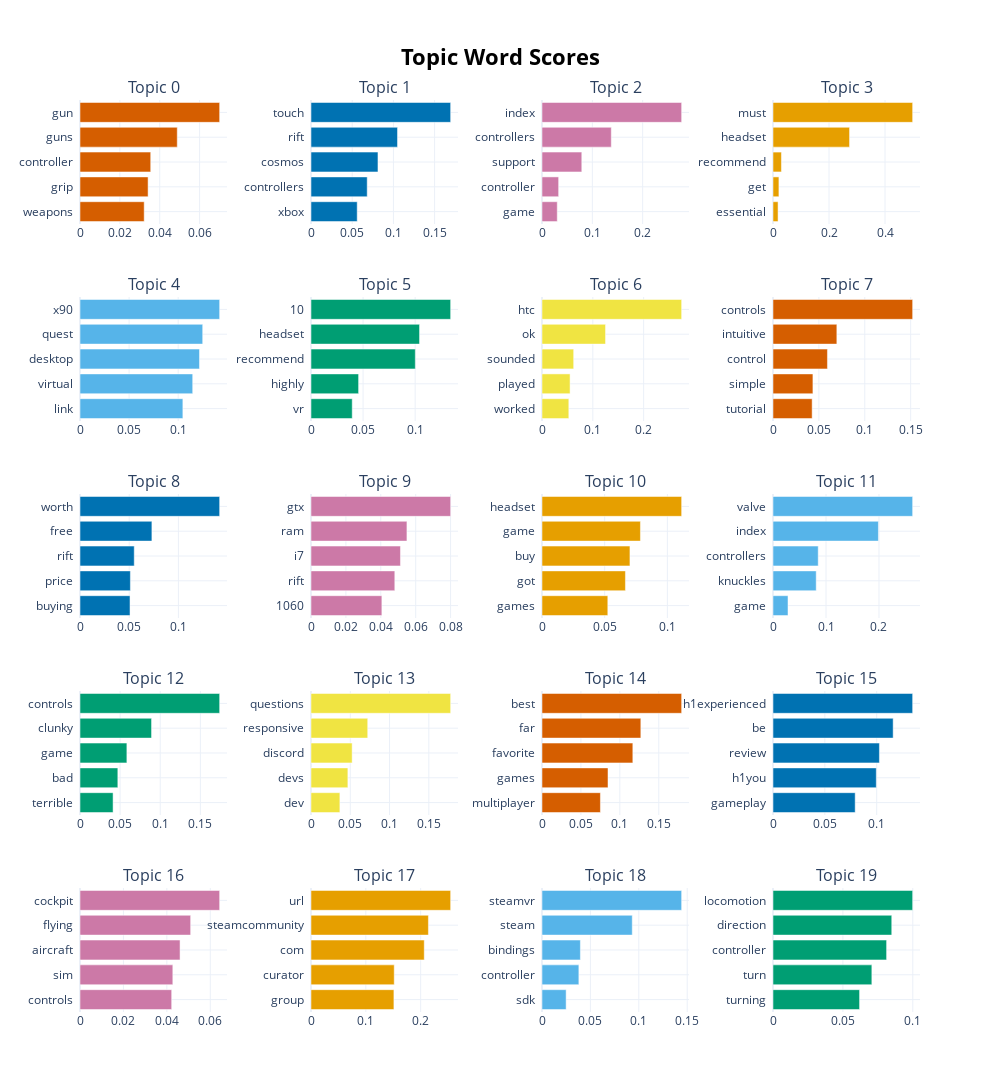

Write notebook code for a chart like this one.
### Code cell
model.visualize_barchart(top_n_topics=num_topics)

### Figure 1 — Plotly figure (JSON) as saved in the notebook; plotly's stock layout.template omitted (floating-point values rounded to 4 significant figures)
{"data": [{"marker": {"color": "#D55E00"}, "orientation": "h", "type": "bar", "x": [0.03221, 0.03416, 0.03547, 0.04879, 0.07005], "xaxis": "x", "y": ["weapons  ", "grip  ", "controller  ", "guns  ", "gun  "], "yaxis": "y"}, {"marker": {"color": "#0072B2"}, "orientation": "h", "type": "bar", "x": [0.05607, 0.0682, 0.08126, 0.105, 0.1694], "xaxis": "x2", "y": ["xbox  ", "controllers  ", "cosmos  ", "rift  ", "touch  "], "yaxis": "y2"}, {"marker": {"color": "#CC79A7"}, "orientation": "h", "type": "bar", "x": [0.03032, 0.03306, 0.07905, 0.1377, 0.2775], "xaxis": "x3", "y": ["game  ", "controller  ", "support  ", "controllers  ", "index  "], "yaxis": "y3"}, {"marker": {"color": "#E69F00"}, "orientation": "h", "type": "bar", "x": [0.01805, 0.02112, 0.0301, 0.2734, 0.4987], "xaxis": "x4", "y": ["essential  ", "get  ", "recommend  ", "headset  ", "must  "], "yaxis": "y4"}, {"marker": {"color": "#56B4E9"}, "orientation": "h", "type": "bar", "x": [0.1048, 0.1148, 0.1217, 0.125, 0.1422], "xaxis": "x5", "y": ["link  ", "virtual  ", "desktop  ", "quest  ", "x90  "], "yaxis": "y5"}, {"marker": {"color": "#009E73"}, "orientation": "h", "type": "bar", "x": [0.0396, 0.04571, 0.1002, 0.1042, 0.1341], "xaxis": "x6", "y": ["vr  ", "highly  ", "recommend  ", "headset  ", "10  "], "yaxis": "y6"}, {"marker": {"color": "#F0E442"}, "orientation": "h", "type": "bar", "x": [0.05278, 0.05524, 0.06234, 0.125, 0.2748], "xaxis": "x7", "y": ["worked  ", "played  ", "sounded  ", "ok  ", "htc  "], "yaxis": "y7"}, {"marker": {"color": "#D55E00"}, "orientation": "h", "type": "bar", "x": [0.04266, 0.0435, 0.05933, 0.06957, 0.1522], "xaxis": "x8", "y": ["tutorial  ", "simple  ", "control  ", "intuitive  ", "controls  "], "yaxis": "y8"}, {"marker": {"color": "#0072B2"}, "orientation": "h", "type": "bar", "x": [0.05084, 0.05121, 0.05513, 0.07308, 0.1419], "xaxis": "x9", "y": ["buying  ", "price  ", "rift  ", "free  ", "worth  "], "yaxis": "y9"}, {"marker": {"color": "#CC79A7"}, "orientation": "h", "type": "bar", "x": [0.04062, 0.04803, 0.05127, 0.05498, 0.08004], "xaxis": "x10", "y": ["1060  ", "rift  ", "i7  ", "ram  ", "gtx  "], "yaxis": "y10"}, {"marker": {"color": "#E69F00"}, "orientation": "h", "type": "bar", "x": [0.0525, 0.06656, 0.07015, 0.07852, 0.1114], "xaxis": "x11", "y": ["games  ", "got  ", "buy  ", "game  ", "headset  "], "yaxis": "y11"}, {"marker": {"color": "#56B4E9"}, "orientation": "h", "type": "bar", "x": [0.0283, 0.08153, 0.08533, 0.1989, 0.2635], "xaxis": "x12", "y": ["game  ", "knuckles  ", "controllers  ", "index  ", "valve  "], "yaxis": "y12"}, {"marker": {"color": "#009E73"}, "orientation": "h", "type": "bar", "x": [0.04122, 0.04715, 0.05843, 0.08917, 0.174], "xaxis": "x13", "y": ["terrible  ", "bad  ", "game  ", "clunky  ", "controls  "], "yaxis": "y13"}, {"marker": {"color": "#F0E442"}, "orientation": "h", "type": "bar", "x": [0.03678, 0.04694, 0.05238, 0.07221, 0.1778], "xaxis": "x14", "y": ["dev  ", "devs  ", "discord  ", "responsive  ", "questions  "], "yaxis": "y14"}, {"marker": {"color": "#D55E00"}, "orientation": "h", "type": "bar", "x": [0.07504, 0.08478, 0.1167, 0.127, 0.1794], "xaxis": "x15", "y": ["multiplayer  ", "games  ", "favorite  ", "far  ", "best  "], "yaxis": "y15"}, {"marker": {"color": "#0072B2"}, "orientation": "h", "type": "bar", "x": [0.07925, 0.09961, 0.1026, 0.1159, 0.1347], "xaxis": "x16", "y": ["gameplay  ", "h1you  ", "review  ", "be  ", "h1experienced  "], "yaxis": "y16"}, {"marker": {"color": "#CC79A7"}, "orientation": "h", "type": "bar", "x": [0.04222, 0.04275, 0.04608, 0.05096, 0.06432], "xaxis": "x17", "y": ["controls  ", "sim  ", "aircraft  ", "flying  ", "cockpit  "], "yaxis": "y17"}, {"marker": {"color": "#E69F00"}, "orientation": "h", "type": "bar", "x": [0.1512, 0.1518, 0.2065, 0.2141, 0.2547], "xaxis": "x18", "y": ["group  ", "curator  ", "com  ", "steamcommunity  ", "url  "], "yaxis": "y18"}, {"marker": {"color": "#56B4E9"}, "orientation": "h", "type": "bar", "x": [0.02493, 0.03808, 0.03965, 0.09324, 0.1443], "xaxis": "x19", "y": ["sdk  ", "controller  ", "bindings  ", "steam  ", "steamvr  "], "yaxis": "y19"}, {"marker": {"color": "#009E73"}, "orientation": "h", "type": "bar", "x": [0.06192, 0.0707, 0.08125, 0.08494, 0.09988], "xaxis": "x20", "y": ["turning  ", "turn  ", "controller  ", "direction  ", "locomotion  "], "yaxis": "y20"}], "layout": {"annotations": [{"font": {"size": 16}, "showarrow": false, "text": "Topic 0", "x": 0.0875, "xanchor": "center", "xref": "paper", "y": 1.0, "yanchor": "bottom", "yref": "paper"}, {"font": {"size": 16}, "showarrow": false, "text": "Topic 1", "x": 0.3625, "xanchor": "center", "xref": "paper", "y": 1.0, "yanchor": "bottom", "yref": "paper"}, {"font": {"size": 16}, "showarrow": false, "text": "Topic 2", "x": 0.6375, "xanchor": "center", "xref": "paper", "y": 1.0, "yanchor": "bottom", "yref": "paper"}, {"font": {"size": 16}, "showarrow": false, "text": "Topic 3", "x": 0.9125, "xanchor": "center", "xref": "paper", "y": 1.0, "yanchor": "bottom", "yref": "paper"}, {"font": {"size": 16}, "showarrow": false, "text": "Topic 4", "x": 0.0875, "xanchor": "center", "xref": "paper", "y": 0.784, "yanchor": "bottom", "yref": "paper"}, {"font": {"size": 16}, "showarrow": false, "text": "Topic 5", "x": 0.3625, "xanchor": "center", "xref": "paper", "y": 0.784, "yanchor": "bottom", "yref": "paper"}, {"font": {"size": 16}, "showarrow": false, "text": "Topic 6", "x": 0.6375, "xanchor": "center", "xref": "paper", "y": 0.784, "yanchor": "bottom", "yref": "paper"}, {"font": {"size": 16}, "showarrow": false, "text": "Topic 7", "x": 0.9125, "xanchor": "center", "xref": "paper", "y": 0.784, "yanchor": "bottom", "yref": "paper"}, {"font": {"size": 16}, "showarrow": false, "text": "Topic 8", "x": 0.0875, "xanchor": "center", "xref": "paper", "y": 0.568, "yanchor": "bottom", "yref": "paper"}, {"font": {"size": 16}, "showarrow": false, "text": "Topic 9", "x": 0.3625, "xanchor": "center", "xref": "paper", "y": 0.568, "yanchor": "bottom", "yref": "paper"}, {"font": {"size": 16}, "showarrow": false, "text": "Topic 10", "x": 0.6375, "xanchor": "center", "xref": "paper", "y": 0.568, "yanchor": "bottom", "yref": "paper"}, {"font": {"size": 16}, "showarrow": false, "text": "Topic 11", "x": 0.9125, "xanchor": "center", "xref": "paper", "y": 0.568, "yanchor": "bottom", "yref": "paper"}, {"font": {"size": 16}, "showarrow": false, "text": "Topic 12", "x": 0.0875, "xanchor": "center", "xref": "paper", "y": 0.352, "yanchor": "bottom", "yref": "paper"}, {"font": {"size": 16}, "showarrow": false, "text": "Topic 13", "x": 0.3625, "xanchor": "center", "xref": "paper", "y": 0.352, "yanchor": "bottom", "yref": "paper"}, {"font": {"size": 16}, "showarrow": false, "text": "Topic 14", "x": 0.6375, "xanchor": "center", "xref": "paper", "y": 0.352, "yanchor": "bottom", "yref": "paper"}, {"font": {"size": 16}, "showarrow": false, "text": "Topic 15", "x": 0.9125, "xanchor": "center", "xref": "paper", "y": 0.352, "yanchor": "bottom", "yref": "paper"}, {"font": {"size": 16}, "showarrow": false, "text": "Topic 16", "x": 0.0875, "xanchor": "center", "xref": "paper", "y": 0.136, "yanchor": "bottom", "yref": "paper"}, {"font": {"size": 16}, "showarrow": false, "text": "Topic 17", "x": 0.3625, "xanchor": "center", "xref": "paper", "y": 0.136, "yanchor": "bottom", "yref": "paper"}, {"font": {"size": 16}, "showarrow": false, "text": "Topic 18", "x": 0.6375, "xanchor": "center", "xref": "paper", "y": 0.136, "yanchor": "bottom", "yref": "paper"}, {"font": {"size": 16}, "showarrow": false, "text": "Topic 19", "x": 0.9125, "xanchor": "center", "xref": "paper", "y": 0.136, "yanchor": "bottom", "yref": "paper"}], "height": 1250, "hoverlabel": {"bgcolor": "white", "font": {"family": "Rockwell", "size": 16}}, "showlegend": false, "title": {"font": {"color": "Black", "size": 22}, "text": "<b>Topic Word Scores", "x": 0.5, "xanchor": "center", "yanchor": "top"}, "width": 1000, "xaxis": {"anchor": "y", "autorange": true, "domain": [0, 0.175], "range": [0, 0.07374], "showgrid": true, "type": "linear"}, "xaxis10": {"anchor": "y10", "autorange": true, "domain": [0.275, 0.45], "range": [0, 0.08425], "showgrid": true, "type": "linear"}, "xaxis11": {"anchor": "y11", "autorange": true, "domain": [0.55, 0.725], "range": [0, 0.1173], "showgrid": true, "type": "linear"}, "xaxis12": {"anchor": "y12", "autorange": true, "domain": [0.825, 1], "range": [0, 0.2774], "showgrid": true, "type": "linear"}, "xaxis13": {"anchor": "y13", "autorange": true, "domain": [0, 0.175], "range": [0, 0.1832], "showgrid": true, "type": "linear"}, "xaxis14": {"anchor": "y14", "autorange": true, "domain": [0.275, 0.45], "range": [0, 0.1871], "showgrid": true, "type": "linear"}, "xaxis15": {"anchor": "y15", "autorange": true, "domain": [0.55, 0.725], "range": [0, 0.1888], "showgrid": true, "type": "linear"}, "xaxis16": {"anchor": "y16", "autorange": true, "domain": [0.825, 1], "range": [0, 0.1417], "showgrid": true, "type": "linear"}, "xaxis17": {"anchor": "y17", "autorange": true, "domain": [0, 0.175], "range": [0, 0.0677], "showgrid": true, "type": "linear"}, "xaxis18": {"anchor": "y18", "autorange": true, "domain": [0.275, 0.45], "range": [0, 0.2681], "showgrid": true, "type": "linear"}, "xaxis19": {"anchor": "y19", "autorange": true, "domain": [0.55, 0.725], "range": [0, 0.1518], "showgrid": true, "type": "linear"}, "xaxis2": {"anchor": "y2", "autorange": true, "domain": [0.275, 0.45], "range": [0, 0.1784], "showgrid": true, "type": "linear"}, "xaxis20": {"anchor": "y20", "autorange": true, "domain": [0.825, 1], "range": [0, 0.1051], "showgrid": true, "type": "linear"}, "xaxis3": {"anchor": "y3", "autorange": true, "domain": [0.55, 0.725], "range": [0, 0.2921], "showgrid": true, "type": "linear"}, "xaxis4": {"anchor": "y4", "autorange": true, "domain": [0.825, 1], "range": [0, 0.5249], "showgrid": true, "type": "linear"}, "xaxis5": {"anchor": "y5", "autorange": true, "domain": [0, 0.175], "range": [0, 0.1497], "showgrid": true, "type": "linear"}, "xaxis6": {"anchor": "y6", "autorange": true, "domain": [0.275, 0.45], "range": [0, 0.1412], "showgrid": true, "type": "linear"}, "xaxis7": {"anchor": "y7", "autorange": true, "domain": [0.55, 0.725], "range": [0, 0.2893], "showgrid": true, "type": "linear"}, "xaxis8": {"anchor": "y8", "autorange": true, "domain": [0.825, 1], "range": [0, 0.1602], "showgrid": true, "type": "linear"}, "xaxis9": {"anchor": "y9", "autorange": true, "domain": [0, 0.175], "range": [0, 0.1494], "showgrid": true, "type": "linear"}, "yaxis": {"anchor": "x", "autorange": true, "domain": [0.864, 1.0], "range": [-0.5, 4.5], "showgrid": true, "type": "category"}, "yaxis10": {"anchor": "x10", "autorange": true, "domain": [0.432, 0.568], "range": [-0.5, 4.5], "showgrid": true, "type": "category"}, "yaxis11": {"anchor": "x11", "autorange": true, "domain": [0.432, 0.568], "range": [-0.5, 4.5], "showgrid": true, "type": "category"}, "yaxis12": {"anchor": "x12", "autorange": true, "domain": [0.432, 0.568], "range": [-0.5, 4.5], "showgrid": true, "type": "category"}, "yaxis13": {"anchor": "x13", "autorange": true, "domain": [0.216, 0.352], "range": [-0.5, 4.5], "showgrid": true, "type": "category"}, "yaxis14": {"anchor": "x14", "autorange": true, "domain": [0.216, 0.352], "range": [-0.5, 4.5], "showgrid": true, "type": "category"}, "yaxis15": {"anchor": "x15", "autorange": true, "domain": [0.216, 0.352], "range": [-0.5, 4.5], "showgrid": true, "type": "category"}, "yaxis16": {"anchor": "x16", "autorange": true, "domain": [0.216, 0.352], "range": [-0.5, 4.5], "showgrid": true, "type": "category"}, "yaxis17": {"anchor": "x17", "autorange": true, "domain": [0, 0.136], "range": [-0.5, 4.5], "showgrid": true, "type": "category"}, "yaxis18": {"anchor": "x18", "autorange": true, "domain": [0, 0.136], "range": [-0.5, 4.5], "showgrid": true, "type": "category"}, "yaxis19": {"anchor": "x19", "autorange": true, "domain": [0, 0.136], "range": [-0.5, 4.5], "showgrid": true, "type": "category"}, "yaxis2": {"anchor": "x2", "autorange": true, "domain": [0.864, 1.0], "range": [-0.5, 4.5], "showgrid": true, "type": "category"}, "yaxis20": {"anchor": "x20", "autorange": true, "domain": [0, 0.136], "range": [-0.5, 4.5], "showgrid": true, "type": "category"}, "yaxis3": {"anchor": "x3", "autorange": true, "domain": [0.864, 1.0], "range": [-0.5, 4.5], "showgrid": true, "type": "category"}, "yaxis4": {"anchor": "x4", "autorange": true, "domain": [0.864, 1.0], "range": [-0.5, 4.5], "showgrid": true, "type": "category"}, "yaxis5": {"anchor": "x5", "autorange": true, "domain": [0.648, 0.784], "range": [-0.5, 4.5], "showgrid": true, "type": "category"}, "yaxis6": {"anchor": "x6", "autorange": true, "domain": [0.648, 0.784], "range": [-0.5, 4.5], "showgrid": true, "type": "category"}, "yaxis7": {"anchor": "x7", "autorange": true, "domain": [0.648, 0.784], "range": [-0.5, 4.5], "showgrid": true, "type": "category"}, "yaxis8": {"anchor": "x8", "autorange": true, "domain": [0.648, 0.784], "range": [-0.5, 4.5], "showgrid": true, "type": "category"}, "yaxis9": {"anchor": "x9", "autorange": true, "domain": [0.432, 0.568], "range": [-0.5, 4.5], "showgrid": true, "type": "category"}}}
